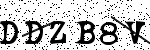
#> input picture download/0.png, 150 x 50 px, found by its file name; its folder holds only this picture in this run
$ python noisereduce.py
#> lines starting #> are read from the running program, lines starting #| are printed output that depends on the picture
from PIL import Image
for i in range(0,100):
    im=Image.open("download\\"+str(i)+".png")
#> im is the input picture: PIL image 150x50 RGB; min 0, max 255, mean 197.1
    pix=im.load()
    for y in range(1,49):
        for x in range(1,149):
            if pix[x,y-1]==(255,255,255) and pix[x,y]==(0,0,0) and pix[x,y+1]==(255,255,255):
                pix[x,y]=(255,255,255)
            if pix[x-1,y]==(255,255,255) and pix[x,y]==(0,0,0) and pix[x+1,y]==(255,255,255):
                pix[x,y]=(255,255,255)
    im.save("captchas\\"+str(i)+".png")
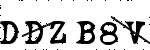
#> saved as 0.png: PIL image 150x50 RGB; min 0, max 255, mean 208
#> (the run stopped early here; a loop or call above may not have finished)
